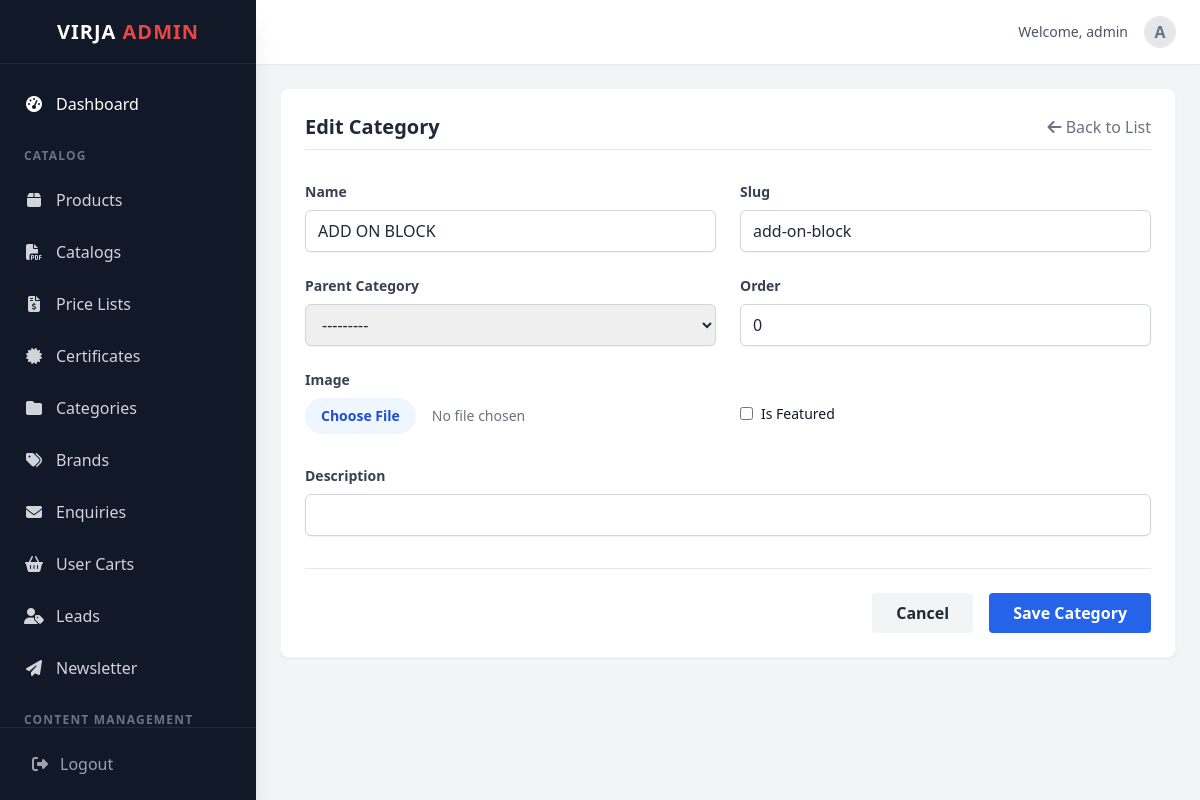
Screenshot of /dashboard/categories/39/edit/ (signed in) with the database file from the repository.
### categories/models.py (models this page shows, shortened)
class Category(models.Model):
    name = models.CharField(max_length=255)
    slug = models.SlugField(unique=True, blank=True)
    description = models.TextField(blank=True, help_text="Optional description for category page")
    parent = models.ForeignKey('self', on_delete=models.CASCADE, null=True, blank=True, related_name='children')
    image = models.ImageField(upload_to='categories/', null=True, blank=True)
    is_featured = models.BooleanField(default=False)
    order = models.IntegerField(default=0)
    class Meta:
        verbose_name_plural = 'Categories'
        ordering = ['order', 'name']
    def __str__(self):
        full_path = [self.name]
        k = self.parent
        while k is not None:
            full_path.append(k.name)
            k = k.parent
        return ' -> '.join(full_path[::-1])

### dashboard/views.py (the view)
# urls.py: path('categories/<int:pk>/edit/', views.category_edit, name='category_edit'),
@login_required(login_url='dashboard:login')
@user_passes_test(admin_required, login_url='dashboard:login')
def category_edit(request, pk):
    category = Category.objects.get(pk=pk)
    if request.method == 'POST':
        form = CategoryForm(request.POST, request.FILES, instance=category)
        if form.is_valid():
            form.save()
            messages.success(request, "Category updated successfully.")
            return redirect('dashboard:category_list')
    else:
        form = CategoryForm(instance=category)
    return render(request, 'dashboard/catalog/category_form.html', {'form': form, 'title': 'Edit Category'})

### dashboard/forms.py
class CategoryForm(TailwindMixin, forms.ModelForm):
    class Meta:
        model = Category
        fields = '__all__'
        widgets = {
            'description': SummernoteWidget(),
        }

### cart/context_processors.py (called while the page is built)
def cart_count(request):
    if not request.session.session_key:
        request.session.create()
    try:
        cart = Cart.objects.get(session_key=request.session.session_key)
        return {'cart_items_count': cart.get_total_items()}
    except Cart.DoesNotExist:
        return {'cart_items_count': 0}

### core/context_processors.py (called while the page is built)
def site_settings(request):
    return {
        'company_info': CompanyInfo.objects.first(),
        'home_content': HomePageContent.objects.first(),
        'home_features': HomeFeature.objects.all(),
    }

def global_categories(request):
    categories = Category.objects.filter(parent=None).prefetch_related('children__children').order_by('order', 'name')
    return {
        'mega_menu_categories': categories
    }

### dashboard/views.py (called while the page is built)
def admin_required(user):
    return user.is_superuser

### dashboard/templates/dashboard/catalog/category_form.html (shortened to what this page needs)
{% extends 'dashboard/base_admin.html' %}
{% block content %}
<div class="bg-white rounded-lg shadow-sm border border-gray-100 p-6">
    <div class="flex justify-between items-center mb-6 border-b pb-2">
        <h2 class="text-xl font-bold text-gray-800">{{ title }}</h2>
        <a href="{% url 'dashboard:category_list' %}" class="text-gray-500 hover:text-gray-700">
            <i class="fas fa-arrow-left"></i> Back to List
        </a>
    </div>
    <form method="POST" enctype="multipart/form-data" class="space-y-8">
        <div class="grid grid-cols-1 md:grid-cols-2 gap-6">
            <div>
                <label class="block text-gray-700 text-sm font-bold mb-2"
                    for="{{ form.name.id_for_label }}">Name</label>
                {{ form.name }}
            </div>
            <div>
                <label class="block text-gray-700 text-sm font-bold mb-2"
                    for="{{ form.slug.id_for_label }}">Slug</label>
                {{ form.slug }}
            </div>
            <div>
                <label class="block text-gray-700 text-sm font-bold mb-2" for="{{ form.parent.id_for_label }}">Parent
                    Category</label>
                {{ form.parent }}
            </div>
            <div>
                <label class="block text-gray-700 text-sm font-bold mb-2"
                    for="{{ form.order.id_for_label }}">Order</label>
                {{ form.order }}
            </div>
            <div>
                <label class="block text-gray-700 text-sm font-bold mb-2"
                    for="{{ form.image.id_for_label }}">Image</label>
                {{ form.image }}
            </div>
            <div class="flex items-center mt-6">
                <div class="mr-2">{{ form.is_featured }}</div>
                <label class="block text-sm text-gray-900 font-medium" for="{{ form.is_featured.id_for_label }}">Is
                    Featured</label>
            </div>
        </div>
        <div>
            <label class="block text-gray-700 text-sm font-bold mb-2">Description</label>
            {{ form.description }}
        </div>
        <div class="mt-8 pt-6 border-t flex justify-end gap-4">
            <a href="{% url 'dashboard:category_list' %}"
                class="bg-gray-100 hover:bg-gray-200 text-gray-800 font-bold py-2 px-6 rounded transition">
                Cancel
            </a>
            <button type="submit"
                class="bg-blue-600 hover:bg-blue-700 text-white font-bold py-2 px-6 rounded transition">
                Save Category
            </button>
        </div>
    </form>
</div>
{% endblock %}

### dashboard/templates/dashboard/base_admin.html (shortened to what this page needs)
<!DOCTYPE html>
<html lang="en">
<head>
    <script src="https://cdn.tailwindcss.com"></script>
    <link rel="stylesheet" href="https://cdnjs.cloudflare.com/ajax/libs/font-awesome/6.4.0/css/all.min.css">
</head>
<body class="bg-gray-100 text-gray-800 font-sans antialiased" x-data="{ sidebarOpen: false }">
    <div class="flex h-screen overflow-hidden">
        <aside :class="sidebarOpen ? 'translate-x-0' : '-translate-x-full'"
            class="fixed inset-y-0 left-0 z-30 w-64 bg-gray-900 text-white flex flex-col shadow-xl transition-transform duration-300 transform md:translate-x-0 md:static md:inset-auto">
            <div class="h-16 flex items-center justify-center border-b border-gray-800">
                <h1 class="text-xl font-bold tracking-wider text-white">VIRJA <span class="text-red-500">ADMIN</span>
                </h1>
            </div>
            <nav class="flex-1 overflow-y-auto py-4">
                <ul class="space-y-1 px-2">
                    <li>
                        <a href="{% url 'dashboard:home' %}"
                            class="flex items-center gap-3 px-4 py-3 rounded hover:bg-gray-800 transition {% if request.resolver_match.url_name == 'home' %}bg-gray-800 border-l-4 border-red-500{% endif %}">
                            <i class="fas fa-tachometer-alt w-5 text-center"></i>
                            <span class="font-medium">Dashboard</span>
                        </a>
                    </li>
                    <li class="pt-4 pb-2 px-4 text-xs font-bold text-gray-500 uppercase tracking-widest">Catalog</li>
                    <li>
                        <a href="{% url 'dashboard:product_list' %}"
                            class="flex items-center gap-3 px-4 py-3 rounded hover:bg-gray-800 transition text-gray-300 hover:text-white {% if 'product' in request.resolver_match.url_name %}bg-gray-800 text-white{% endif %}">
                            <i class="fas fa-box w-5 text-center"></i>
                            <span class="font-medium">Products</span>
                        </a>
                    </li>
                    <li>
                        <a href="{% url 'dashboard:catalog_list' %}"
                            class="flex items-center gap-3 px-4 py-3 rounded hover:bg-gray-800 transition text-gray-300 hover:text-white {% if 'catalogs' in request.resolver_match.url_name %}bg-gray-800 text-white{% endif %}">
                            <i class="fas fa-file-pdf w-5 text-center"></i>
                            <span class="font-medium">Catalogs</span>
                        </a>
                    </li>
                    <li>
                        <a href="{% url 'dashboard:pricelist_list' %}"
                            class="flex items-center gap-3 px-4 py-3 rounded hover:bg-gray-800 transition text-gray-300 hover:text-white {% if 'pricelist' in request.resolver_match.url_name %}bg-gray-800 text-white{% endif %}">
                            <i class="fas fa-file-invoice-dollar w-5 text-center"></i>
                            <span class="font-medium">Price Lists</span>
                        </a>
                    </li>
                    <li>
                        <a href="{% url 'dashboard:certificate_list' %}"
                            class="flex items-center gap-3 px-4 py-3 rounded hover:bg-gray-800 transition text-gray-300 hover:text-white {% if 'certificate' in request.resolver_match.url_name %}bg-gray-800 text-white{% endif %}">
                            <i class="fas fa-certificate w-5 text-center"></i>
                            <span class="font-medium">Certificates</span>
                        </a>
                    </li>
                    <li>
                        <a href="{% url 'dashboard:category_list' %}"
                            class="flex items-center gap-3 px-4 py-3 rounded hover:bg-gray-800 transition text-gray-300 hover:text-white {% if request.resolver_match.url_name == 'category_list' %}bg-gray-800 text-white{% endif %}">
                            <i class="fas fa-folder w-5 text-center"></i>
                            <span class="font-medium">Categories</span>
                        </a>
                    </li>
                    <li>
                        <a href="{% url 'dashboard:brand_list' %}"
                            class="flex items-center gap-3 px-4 py-3 rounded hover:bg-gray-800 transition text-gray-300 hover:text-white {% if request.resolver_match.url_name == 'brand_list' %}bg-gray-800 text-white{% endif %}">
                            <i class="fas fa-tags w-5 text-center"></i>
                            <span class="font-medium">Brands</span>
                        </a>
                    </li>
                    <li>
                        <a href="{% url 'dashboard:enquiry_list' %}"
                            class="flex items-center gap-3 px-4 py-3 rounded hover:bg-gray-800 transition text-gray-300 hover:text-white {% if 'enquiry' in request.resolver_match.url_name %}bg-gray-800 text-white{% endif %}">
                            <i class="fas fa-envelope w-5 text-center"></i>
                            <span class="font-medium">Enquiries</span>
                        </a>
                    </li>
                    <li>
                        <a href="{% url 'dashboard:dashboard_carts_list' %}"
                            class="flex items-center gap-3 px-4 py-3 rounded hover:bg-gray-800 transition text-gray-300 hover:text-white {% if 'cart' in request.resolver_match.url_name %}bg-gray-800 text-white{% endif %}">
                            <i class="fas fa-shopping-basket w-5 text-center"></i>
                            <span class="font-medium">User Carts</span>
                        </a>
                    </li>
                    <li>
                        <a href="{% url 'dashboard:lead_list' %}"
                            class="flex items-center gap-3 px-4 py-3 rounded hover:bg-gray-800 transition text-gray-300 hover:text-white {% if 'lead' in request.resolver_match.url_name %}bg-gray-800 text-white{% endif %}">
                            <i class="fas fa-user-tag w-5 text-center"></i>
                            <span class="font-medium">Leads</span>
                        </a>
                    </li>
                    <li>
                        <a href="{% url 'dashboard:newsletter_list' %}"
                            class="flex items-center gap-3 px-4 py-3 rounded hover:bg-gray-800 transition text-gray-300 hover:text-white {% if 'newsletter' in request.resolver_match.url_name %}bg-gray-800 text-white{% endif %}">
                            <i class="fas fa-paper-plane w-5 text-center"></i>
                            <span class="font-medium">Newsletter</span>
                        </a>
                    </li>
                    <li class="pt-4 pb-2 px-4 text-xs font-bold text-gray-500 uppercase tracking-widest">Content
                        Management</li>
                </ul>
            </nav>
            <div class="p-4 border-t border-gray-800">
                <a href="{% url 'dashboard:logout' %}"
                    class="flex items-center gap-3 px-4 py-2 rounded text-gray-400 hover:text-white hover:bg-red-900/50 transition">
                    <i class="fas fa-sign-out-alt"></i>
                    <span>Logout</span>
                </a>
            </div>
        </aside>
        <div class="flex-1 flex flex-col overflow-hidden">
            <header class="h-16 bg-white shadow-sm flex items-center justify-between px-6 z-10">
                <div class="flex items-center gap-4">
                    <a href="{% url 'dashboard:admin_profile' %}"
                        class="flex items-center gap-4 hover:opacity-80 transition">
                        <span class="text-sm font-medium text-gray-600">Welcome, {{ request.user.username }}</span>
                        <div
                            class="w-8 h-8 rounded-full bg-gray-200 flex items-center justify-center text-gray-500 font-bold">
                            {{ request.user.username|make_list|first|upper }}
                        </div>
                    </a>
                </div>
            </header>
            <main class="flex-1 overflow-x-hidden overflow-y-auto bg-gray-100 p-6">
                {% block content %}{% endblock %}
            </main>
        </div>
    </div>
</body>
</html>

### dashboard/templates/dashboard/base_admin.html (style rules this page uses)
body { font-family: 'Inter', sans-serif; }
* { scrollbar-width: thin; scrollbar-color: rgba(156, 163, 175, 0.3) transparent; }

### rows the page displays
Category: name "ADD ON BLOCK", slug "add-on-block", parent "---------", order "0"

### other values shown
{{ request.user.username }} "admin"
{{ request.user.username|make_list|first|upper }} "A"
{{ title }} "Edit Category"
